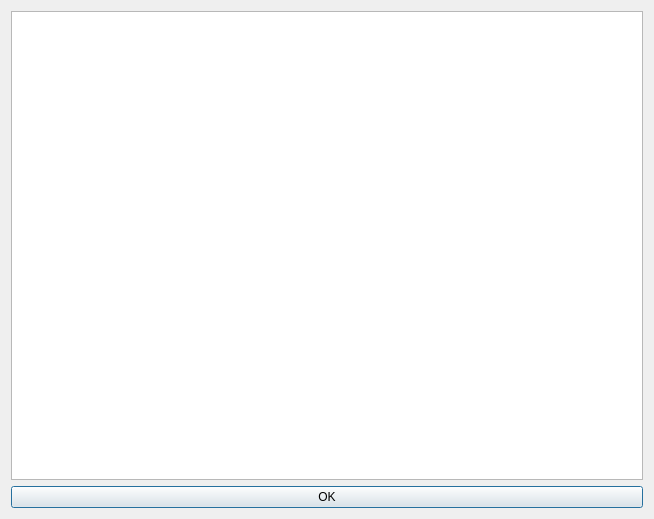
<?xml version="1.0" encoding="UTF-8"?>
<ui version="4.0">
 <class>Help</class>
 <widget class="QDialog" name="Help">
  <property name="geometry">
   <rect>
    <x>0</x>
    <y>0</y>
    <width>654</width>
    <height>519</height>
   </rect>
  </property>
  <property name="windowTitle">
   <string>Dialog</string>
  </property>
  <layout class="QVBoxLayout" name="verticalLayout">
   <item>
    <widget class="QPlainTextEdit" name="out">
     <property name="font">
      <font>
       <family>Consolas</family>
       <pointsize>10</pointsize>
      </font>
     </property>
    </widget>
   </item>
   <item>
    <widget class="QPushButton" name="OKBtn">
     <property name="text">
      <string>OK</string>
     </property>
    </widget>
   </item>
  </layout>
 </widget>
 <resources/>
 <connections/>
</ui>
